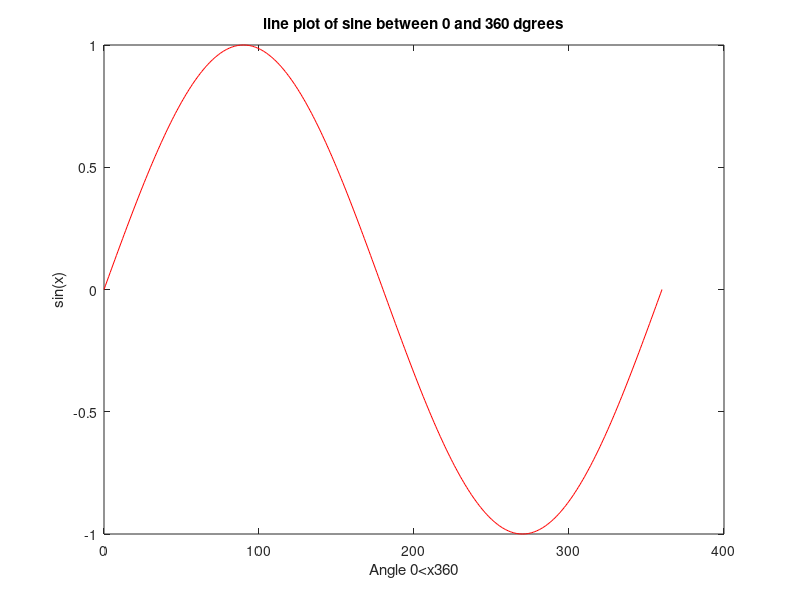

This chart was generated by the following MATLAB code:
clc;
clear;
clear all;

% Draw the graph of y = sin(x)
% Note That:
% • In the interval of [0, 2π].
% • The values on the X-axis must be represented as the degrees.
% • You must label the x-axis and y-axis and title for the graph
% • For X-axis, “Angle 0<x<360” and For Y-axis, “sin(x)”
% • For the title, “Line Plot of Sine Between 0 and 360 degrees”

x=0:360;
y=sin(x*pi/180);
plot(x,y,"-r")
xlabel("Angle 0<x360");
ylabel("sin(x)");
title("line plot of sine between 0 and 360 dgrees");